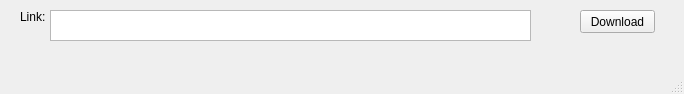
<?xml version="1.0" encoding="UTF-8"?>
<ui version="4.0">
 <class>MainWindow</class>
 <widget class="QMainWindow" name="MainWindow">
  <property name="geometry">
   <rect>
    <x>0</x>
    <y>0</y>
    <width>684</width>
    <height>94</height>
   </rect>
  </property>
  <property name="windowTitle">
   <string>MainWindow</string>
  </property>
  <widget class="QWidget" name="centralwidget">
   <widget class="QPlainTextEdit" name="plainTextEdit">
    <property name="geometry">
     <rect>
      <x>50</x>
      <y>10</y>
      <width>481</width>
      <height>31</height>
     </rect>
    </property>
   </widget>
   <widget class="QLabel" name="label">
    <property name="geometry">
     <rect>
      <x>20</x>
      <y>10</y>
      <width>47</width>
      <height>13</height>
     </rect>
    </property>
    <property name="text">
     <string>Link:</string>
    </property>
   </widget>
   <widget class="QPushButton" name="pushButton">
    <property name="geometry">
     <rect>
      <x>580</x>
      <y>10</y>
      <width>75</width>
      <height>23</height>
     </rect>
    </property>
    <property name="text">
     <string>Download</string>
    </property>
   </widget>
  </widget>
  <widget class="QMenuBar" name="menubar">
   <property name="geometry">
    <rect>
     <x>0</x>
     <y>0</y>
     <width>684</width>
     <height>21</height>
    </rect>
   </property>
  </widget>
  <widget class="QStatusBar" name="statusbar"/>
 </widget>
 <resources/>
 <connections/>
</ui>
